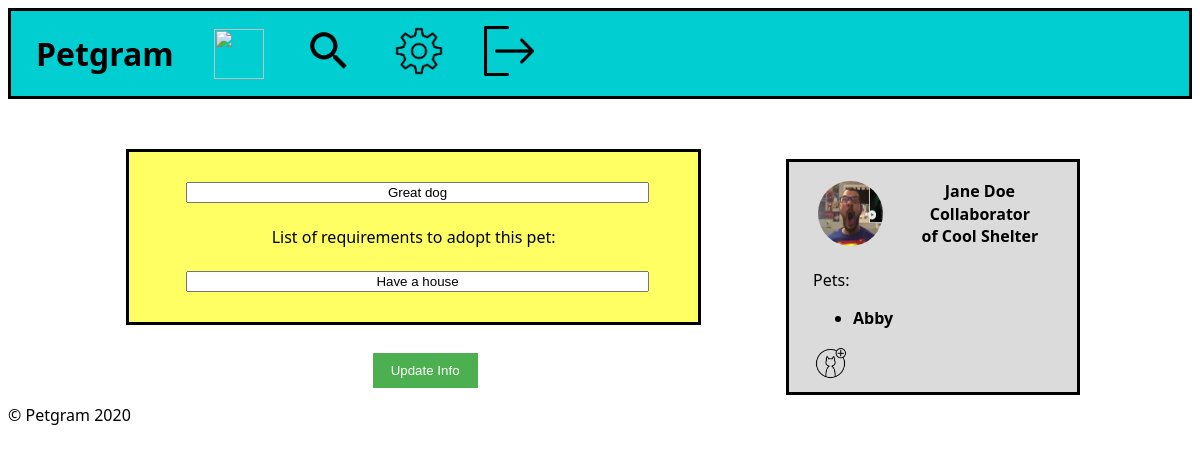
/edit_listing.php?id=2 (signed in), run on the app's committed database.
### tables this page shows
CREATE TABLE Collaborator (
    userID    INTEGER     REFERENCES User (id) ON DELETE CASCADE,
    shelterID INTEGER     REFERENCES Shelter (id) ON DELETE CASCADE,
    admin     BOOLEAN,
    PRIMARY KEY (
        userID,
        shelterID
    )
);

CREATE TABLE Account (
    id INTEGER PRIMARY KEY,
    profilePic   INTEGER  REFERENCES ProfileImage (id) ON DELETE CASCADE,
    name CHAR
);

CREATE TABLE Pet (
    id           INTEGER  PRIMARY KEY,
    ownerID      INTEGER  REFERENCES Account (id) ON DELETE CASCADE,
    profilePic   INTEGER  REFERENCES ProfileImage (id) ON DELETE CASCADE,
    name         CHAR,
    bio          CHAR,
    description  CHAR,
    requirements CHAR
);

### database/account.php (called while the page is built)
<?php
    function getAccount($id)
    {
        global $db;
        $stmt = $db->prepare('SELECT * FROM account WHERE id = ?');
        $stmt->execute([$id]);
        return $stmt->fetch();
    }
?>

### database/user.php (called while the page is built, shortened)
<?php
function getUserPets()
{
    global $db;
    $user_id = $_SESSION['user']['id'];
    $stmt = $db->prepare('SELECT * FROM pet WHERE ownerID = ?');
    $stmt->execute([$user_id]);
    return $stmt->fetchAll();
}
function shelterCollaborator()
{
    global $db;
    $user_id = $_SESSION['user']['id'];
    $stmt = $db->prepare('SELECT * FROM collaborator INNER JOIN shelter ON shelter.id = collaborator.shelterID INNER JOIN account ON account.id = shelter.id WHERE collaborator.userID = ?');
    $stmt->execute([$user_id]);
    return $stmt->fetchAll();
}

### database/pet.php (called while the page is built, shortened)
<?php
    function getPet($id) {
        global $db;
        $stmt = $db->prepare('SELECT * FROM pet WHERE id = ?');
        $stmt->execute([$id]);
        $pet = $stmt->fetch();
        return $pet;
    }
?>

### edit_listing.php (the view, shortened to what this page needs)
<?php
include_once('database/connection.php');
include_once('database/pet.php');
$id = $_GET['id'];
$pet = getPet($id);
?>
<!DOCTYPE html>
<html lang="en-US">
<head>
    <link href="css/home.css" rel="stylesheet">
</head>
<body>
    <?php include_once('hotbar.php') ?>
    <?php include_once('sidebar.php') ?>
    <form action="update_listing_action.php?id=<?php echo $pet['id'] ?>" method="post">
        <div id="edit_listing">
            <div id="auxDiv">
                <input id="descriptionText" type="description" name="description" value="<?php echo $pet['description'] ?>" required>
                <p>List of requirements to adopt this pet:</p>
                <input id="requirementsText" type="description" name="requirements" value="<?php echo $pet['requirements']?>" required>
            </div>
            <button id="updateInfo" type="submit">Update Info</button>
      </div>
    </form>
    <footer>
        <p>&copy; Petgram 2020</p>
    </footer>
</body>
</html>

### sidebar.php (shortened to what this page needs)
<?php
include_once('database/user.php');
include_once('database/account.php');
$user_pets = getUserPets();
$shelters = shelterCollaborator();
$id = $_SESSION['user']['id'];
$account = getAccount($id);
?>
<aside id="sideBar">
    <div id="user">
        <img src="images/profileImages/squared/<?php echo $account['profilePic'] ?>.jpg" alt="" width="65" height="65">
        <div id="username">
            <p><?php echo $_SESSION['user']['name'] ?></p>
            <p>
                <?php
                $nShelter = count($shelters);
                if($nShelter > 0) {
                    echo 'Collaborator of ' . $shelters[0]['name'];
                }
                ?>
            </p>
        </div>
    </div>
    <p>Pets:</p>
    <ul>
        <?php
        if (count($user_pets) == 0)
            echo '<li>No pets yet</li>';
        else
            foreach ($user_pets as $user_pet)
                echo '<a href="pet_profile.php?id=' . $user_pet['id'] . '">
                    <li>' . $user_pet['name'] . '</li>
                  </a>'
        ?>
    </ul>
    <a href="add_pet.php"><img src="images/petAdd.png" alt="" width="35" height="35"></a>
</aside>

### css/home.css (style rules this page uses)
body { font-family: 'Segoe UI', Tahoma, Geneva, Verdana, sans-serif; }
#sideBar { border-top-style: solid; border-right-style: solid; border-bottom-style: solid; border-left-style: solid; border-bottom-color: black; height: auto; width: 20%; position: fixed; right: 0; background-color: rgb(219, 219, 219); overflow-x: hidden; margin-top: 5%; margin-right: 10%; padding: 1% 2%; }
#sideBar #user { display: flex; }
#sideBar #user img { color: black; margin: auto 5% auto 2%; border-radius: 50%; }
#sideBar #user #username { padding: 2% 5% 2% 10%; }
#sideBar #user p { margin: 1px; text-align: center; font-weight: bold; }
#sideBar ul { font-weight: bold; }
#sideBar a { display: flex; }
a { color: black; color: inherit; text-decoration: inherit; }
#edit_listing { margin: 50px 10% 0px 10%; }
#edit_listing #auxDiv { width: 60%; border-top-style: solid; border-right-style: solid; border-left-style: solid; border-bottom-style: solid; margin-bottom: 3%; padding-top: 2%; padding-bottom: 2%; background-color: rgba(255, 255, 0, 0.61); }
#edit_listing #auxDiv p { text-align: center; }
#edit_listing #auxDiv > * { text-align: center; width: 80%; margin: 2% 0 2% 10%; }
#edit_listing #updateInfo { width: auto; padding: 10px 18px; background-color:#4CAF50; border: none; cursor: pointer; color: white; margin-left: 26%; }

### data on the page
collaborator: account.name "Cool Shelter"
pet: name "Abby", description "Great dog", requirements "Have a house"

### other printed values
$_SESSION['user']['name'] "Jane Doe"
